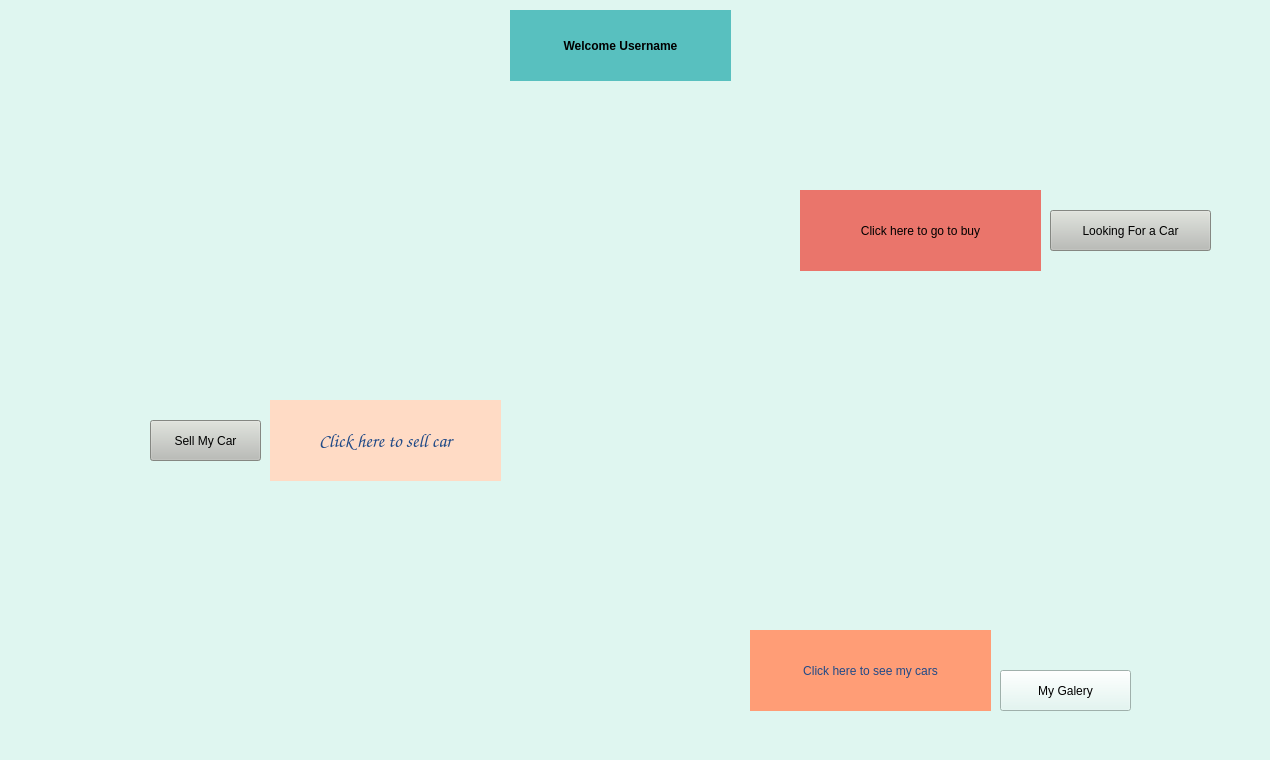
    <widget class="QWidget" name="DashboardPage">
     <property name="styleSheet">
      <string notr="true">background-color: rgb(223, 246, 240);</string>
     </property>
     <widget class="QPushButton" name="toSellCarPageButton">
      <property name="geometry">
       <rect>
        <x>150</x>
        <y>420</y>
        <width>111</width>
        <height>41</height>
       </rect>
      </property>
      <property name="styleSheet">
       <string notr="true">background-color: rgb(186, 189, 182);</string>
      </property>
      <property name="text">
       <string>Sell My Car</string>
      </property>
     </widget>
     <widget class="QPushButton" name="toBuyCarPageButton">
      <property name="geometry">
       <rect>
        <x>1050</x>
        <y>210</y>
        <width>161</width>
        <height>41</height>
       </rect>
      </property>
      <property name="styleSheet">
       <string notr="true">background-color: rgb(186, 189, 182);</string>
      </property>
      <property name="text">
       <string>Looking For a Car</string>
      </property>
     </widget>
     <widget class="QPushButton" name="toOwnerGalleryCars">
      <property name="geometry">
       <rect>
        <x>1000</x>
        <y>670</y>
        <width>131</width>
        <height>41</height>
       </rect>
      </property>
      <property name="text">
       <string>My Galery</string>
      </property>
     </widget>
     <widget class="QLabel" name="labelSellCar">
      <property name="geometry">
       <rect>
        <x>270</x>
        <y>400</y>
        <width>231</width>
        <height>81</height>
       </rect>
      </property>
      <property name="font">
       <font>
        <family>URW Chancery L</family>
        <pointsize>14</pointsize>
        <weight>7</weight>
        <italic>true</italic>
        <bold>false</bold>
       </font>
      </property>
      <property name="styleSheet">
       <string notr="true">background-color: rgb(245, 121, 0);
color: rgb(32, 74, 135);
background-color: rgba(239, 67, 57, 185);
font: 57 italic 14pt &quot;URW Chancery L&quot;;
background-color: rgb(255, 219, 197);
</string>
      </property>
      <property name="text">
       <string>Click here to sell car</string>
      </property>
      <property name="alignment">
       <set>Qt::AlignCenter</set>
      </property>
      <property name="wordWrap">
       <bool>true</bool>
      </property>
     </widget>
     <widget class="QLabel" name="labelGalery">
      <property name="geometry">
       <rect>
        <x>750</x>
        <y>630</y>
        <width>241</width>
        <height>81</height>
       </rect>
      </property>
      <property name="styleSheet">
       <string notr="true">background-color: qradialgradient(spread:pad, cx:0.5, cy:0.5, radius:0.5, fx:0.5, fy:0.5, stop:0 rgba(255, 235, 235, 206), stop:0.35 rgba(255, 188, 188, 80), stop:0.4 rgba(255, 162, 162, 80), stop:0.425 rgba(255, 132, 132, 156), stop:0.44 rgba(252, 128, 128, 80), stop:1 rgba(255, 255, 255, 0));
background-color: rgb(255, 157, 118);
color: rgb(32, 74, 135);
font: 57 italic 14pt &quot;URW Chancery L&quot;;</string>
      </property>
      <property name="text">
       <string>Click here to see my cars</string>
      </property>
      <property name="alignment">
       <set>Qt::AlignCenter</set>
      </property>
      <property name="wordWrap">
       <bool>true</bool>
      </property>
     </widget>
     <widget class="QLabel" name="userSalutation">
      <property name="geometry">
       <rect>
        <x>510</x>
        <y>10</y>
        <width>221</width>
        <height>71</height>
       </rect>
      </property>
      <property name="font">
       <font>
        <family>Ubuntu</family>
        <weight>75</weight>
        <italic>false</italic>
        <bold>true</bold>
        <kerning>true</kerning>
       </font>
      </property>
      <property name="styleSheet">
       <string notr="true">color: rgb(0, 0, 0);
background-color: rgb(88, 192, 191);</string>
      </property>
      <property name="text">
       <string>Welcome Username</string>
      </property>
      <property name="alignment">
       <set>Qt::AlignCenter</set>
      </property>
     </widget>
     <widget class="QLabel" name="labelLookingForCar">
      <property name="geometry">
       <rect>
        <x>800</x>
        <y>190</y>
        <width>241</width>
        <height>81</height>
       </rect>
      </property>
      <property name="styleSheet">
       <string notr="true">background-color: qlineargradient(spread:pad, x1:0, y1:0, x2:0, y2:1, stop:0 rgba(0, 0, 0, 255), stop:0.33 rgba(0, 0, 0, 255), stop:0.34 rgba(255, 30, 30, 255), stop:0.66 rgba(255, 0, 0, 255), stop:0.67 rgba(255, 255, 0, 255), stop:1 rgba(255, 255, 0, 255));
font: 57 italic 14pt &quot;URW Chancery L&quot;;
background-color: rgba(239, 67, 57, 185);</string>
      </property>
      <property name="text">
       <string>Click here to go to buy</string>
      </property>
      <property name="alignment">
       <set>Qt::AlignCenter</set>
      </property>
      <property name="wordWrap">
       <bool>true</bool>
      </property>
     </widget>
     <widget class="QLabel" name="pixfoto">
      <property name="geometry">
       <rect>
        <x>0</x>
        <y>0</y>
        <width>1261</width>
        <height>751</height>
       </rect>
      </property>
      <property name="maximumSize">
       <size>
        <width>1261</width>
        <height>16777215</height>
       </size>
      </property>
      <property name="text">
       <string/>
      </property>
      <property name="pixmap">
       <pixmap resource="ressources.qrc">:/img/usedcar.jpg</pixmap>
      </property>
      <property name="scaledContents">
       <bool>true</bool>
      </property>
     </widget>
     <zorder>pixfoto</zorder>
     <zorder>labelLookingForCar</zorder>
     <zorder>toSellCarPageButton</zorder>
     <zorder>toBuyCarPageButton</zorder>
     <zorder>toOwnerGalleryCars</zorder>
     <zorder>labelGalery</zorder>
     <zorder>userSalutation</zorder>
     <zorder>labelSellCar</zorder>
    </widget>
